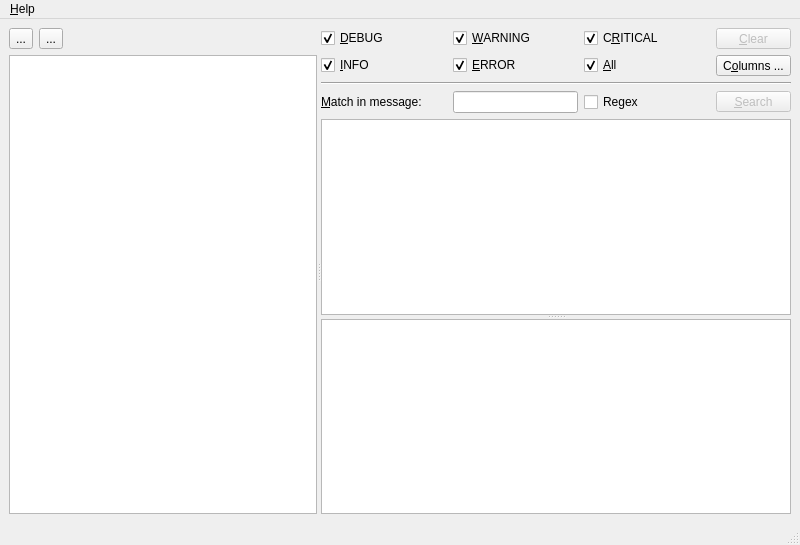
<?xml version="1.0" encoding="UTF-8"?>
<!--Copyright © 2011 by Vinay Sajip. All rights reserved. See accompanying LICENSE.txt for details. -->
<ui version="4.0">
 <class>MainWindow</class>
 <widget class="QMainWindow" name="MainWindow">
  <property name="geometry">
   <rect>
    <x>0</x>
    <y>0</y>
    <width>800</width>
    <height>545</height>
   </rect>
  </property>
  <property name="windowTitle">
   <string>Python Log Viewer</string>
  </property>
  <widget class="QWidget" name="centralwidget">
   <layout class="QVBoxLayout" name="verticalLayout_3">
    <item>
     <widget class="Splitter" name="cSplit">
      <property name="orientation">
       <enum>Qt::Horizontal</enum>
      </property>
      <widget class="QWidget" name="layoutWidget">
       <layout class="QVBoxLayout" name="verticalLayout" stretch="0,1">
        <property name="margin">
         <number>0</number>
        </property>
        <item>
         <widget class="QWidget" name="tbtree" native="true">
          <layout class="QHBoxLayout" name="horizontalLayout">
           <property name="margin">
            <number>0</number>
           </property>
           <item>
            <widget class="QToolButton" name="toolButton">
             <property name="text">
              <string>...</string>
             </property>
            </widget>
           </item>
           <item>
            <widget class="QToolButton" name="toolButton_2">
             <property name="text">
              <string>...</string>
             </property>
            </widget>
           </item>
           <item>
            <spacer name="horizontalSpacer">
             <property name="orientation">
              <enum>Qt::Horizontal</enum>
             </property>
             <property name="sizeHint" stdset="0">
              <size>
               <width>40</width>
               <height>20</height>
              </size>
             </property>
            </spacer>
           </item>
          </layout>
         </widget>
        </item>
        <item>
         <widget class="LoggerTree" name="tree"/>
        </item>
       </layout>
      </widget>
      <widget class="Splitter" name="mSplit">
       <property name="orientation">
        <enum>Qt::Vertical</enum>
       </property>
       <widget class="QWidget" name="layoutWidget">
        <layout class="QVBoxLayout" name="verticalLayout_2" stretch="0,1">
         <property name="margin">
          <number>0</number>
         </property>
         <item>
          <widget class="QWidget" name="tbmaster" native="true">
           <property name="enabled">
            <bool>true</bool>
           </property>
           <layout class="QGridLayout" name="gridLayout">
            <property name="margin">
             <number>0</number>
            </property>
            <item row="0" column="0">
             <widget class="QCheckBox" name="wantDebug">
              <property name="text">
               <string>&amp;DEBUG</string>
              </property>
              <property name="checked">
               <bool>true</bool>
              </property>
             </widget>
            </item>
            <item row="1" column="0">
             <widget class="QCheckBox" name="wantInfo">
              <property name="text">
               <string>&amp;INFO</string>
              </property>
              <property name="checked">
               <bool>true</bool>
              </property>
             </widget>
            </item>
            <item row="0" column="3">
             <widget class="QToolButton" name="clearAll">
              <property name="enabled">
               <bool>false</bool>
              </property>
              <property name="sizePolicy">
               <sizepolicy hsizetype="Preferred" vsizetype="Fixed">
                <horstretch>0</horstretch>
                <verstretch>0</verstretch>
               </sizepolicy>
              </property>
              <property name="toolTip">
               <string>Clear all records</string>
              </property>
              <property name="text">
               <string>&amp;Clear</string>
              </property>
             </widget>
            </item>
            <item row="1" column="3">
             <widget class="QToolButton" name="colprefs">
              <property name="text">
               <string>C&amp;olumns ...</string>
              </property>
             </widget>
            </item>
            <item row="0" column="2">
             <widget class="QCheckBox" name="wantCritical">
              <property name="text">
               <string>C&amp;RITICAL</string>
              </property>
              <property name="checked">
               <bool>true</bool>
              </property>
             </widget>
            </item>
            <item row="1" column="2">
             <widget class="QCheckBox" name="wantAll">
              <property name="text">
               <string>&amp;All</string>
              </property>
              <property name="checked">
               <bool>true</bool>
              </property>
             </widget>
            </item>
            <item row="1" column="1">
             <widget class="QCheckBox" name="wantError">
              <property name="text">
               <string>&amp;ERROR</string>
              </property>
              <property name="checked">
               <bool>true</bool>
              </property>
             </widget>
            </item>
            <item row="0" column="1">
             <widget class="QCheckBox" name="wantWarning">
              <property name="text">
               <string>&amp;WARNING</string>
              </property>
              <property name="checked">
               <bool>true</bool>
              </property>
             </widget>
            </item>
            <item row="4" column="3">
             <widget class="QToolButton" name="search">
              <property name="enabled">
               <bool>false</bool>
              </property>
              <property name="sizePolicy">
               <sizepolicy hsizetype="Preferred" vsizetype="Fixed">
                <horstretch>0</horstretch>
                <verstretch>0</verstretch>
               </sizepolicy>
              </property>
              <property name="text">
               <string>&amp;Search</string>
              </property>
             </widget>
            </item>
            <item row="4" column="1">
             <widget class="QLineEdit" name="match">
              <property name="sizePolicy">
               <sizepolicy hsizetype="Preferred" vsizetype="Fixed">
                <horstretch>0</horstretch>
                <verstretch>0</verstretch>
               </sizepolicy>
              </property>
             </widget>
            </item>
            <item row="4" column="0">
             <widget class="QLabel" name="matchlabel">
              <property name="text">
               <string>&amp;Match in message:</string>
              </property>
              <property name="buddy">
               <cstring>match</cstring>
              </property>
             </widget>
            </item>
            <item row="4" column="2">
             <widget class="QCheckBox" name="useRegexp">
              <property name="text">
               <string>Regex</string>
              </property>
             </widget>
            </item>
            <item row="3" column="0" colspan="4">
             <widget class="Line" name="line">
              <property name="orientation">
               <enum>Qt::Horizontal</enum>
              </property>
             </widget>
            </item>
           </layout>
          </widget>
         </item>
         <item>
          <widget class="MasterTable" name="master">
           <property name="contextMenuPolicy">
            <enum>Qt::DefaultContextMenu</enum>
           </property>
           <property name="selectionBehavior">
            <enum>QAbstractItemView::SelectRows</enum>
           </property>
          </widget>
         </item>
        </layout>
       </widget>
       <widget class="DetailTable" name="detail">
        <property name="selectionMode">
         <enum>QAbstractItemView::NoSelection</enum>
        </property>
       </widget>
      </widget>
     </widget>
    </item>
   </layout>
  </widget>
  <widget class="QMenuBar" name="menubar">
   <property name="geometry">
    <rect>
     <x>0</x>
     <y>0</y>
     <width>800</width>
     <height>25</height>
    </rect>
   </property>
   <widget class="QMenu" name="menu_Help">
    <property name="title">
     <string>&amp;Help</string>
    </property>
    <addaction name="action_About"/>
   </widget>
   <addaction name="menu_Help"/>
  </widget>
  <widget class="QStatusBar" name="statusbar"/>
  <action name="action_About">
   <property name="text">
    <string>&amp;About</string>
   </property>
  </action>
 </widget>
 <customwidgets>
  <customwidget>
   <class>MasterTable</class>
   <extends>QTableView</extends>
   <header>tables.h</header>
  </customwidget>
  <customwidget>
   <class>DetailTable</class>
   <extends>QTableView</extends>
   <header>tables.h</header>
  </customwidget>
  <customwidget>
   <class>LoggerTree</class>
   <extends>QTreeView</extends>
   <header>tables.h</header>
  </customwidget>
  <customwidget>
   <class>Splitter</class>
   <extends>QSplitter</extends>
   <header>splitters.h</header>
   <container>1</container>
  </customwidget>
 </customwidgets>
 <tabstops>
  <tabstop>toolButton</tabstop>
  <tabstop>toolButton_2</tabstop>
  <tabstop>tree</tabstop>
  <tabstop>wantDebug</tabstop>
  <tabstop>wantWarning</tabstop>
  <tabstop>wantCritical</tabstop>
  <tabstop>wantInfo</tabstop>
  <tabstop>wantError</tabstop>
  <tabstop>wantAll</tabstop>
  <tabstop>clearAll</tabstop>
  <tabstop>colprefs</tabstop>
  <tabstop>match</tabstop>
  <tabstop>useRegexp</tabstop>
  <tabstop>search</tabstop>
  <tabstop>master</tabstop>
  <tabstop>detail</tabstop>
 </tabstops>
 <resources/>
 <connections/>
</ui>
